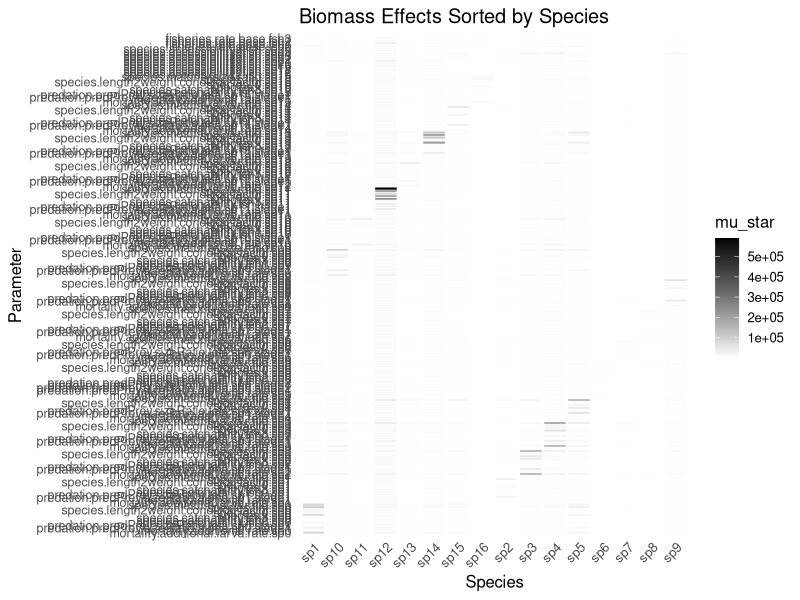

This chart was generated by the following R code:
library(data.table)
library(ggplot2)
library(viridis)  # 更美观的色带
library(stringr)
library(ggplot2)

plot_EE_heatmap <- function(
    EE_stats,
    value_col = "mu_star",
    cluster_rows = FALSE,
    cluster_cols = FALSE,
    out_file = NULL,
    base_width = 8,
    row_height = 0.25,
    title = "Elementary Effects (μ*)"
) {
  stopifnot(value_col %in% names(EE_stats))
  
  heat_dt <- dcast(EE_stats, param_name ~ species, value.var = value_col)
  
  # 保持param_name因子顺序
  heat_dt[, param_name := factor(param_name, levels = levels(EE_stats$param_name))]
  setorder(heat_dt, param_name)
  
  heat_mat <- as.matrix(heat_dt[, -1, with = FALSE])
  rownames(heat_mat) <- heat_dt$param_name
  
  if (cluster_rows) {
    row_order <- hclust(dist(heat_mat))$order
    heat_mat <- heat_mat[row_order, , drop = FALSE]
  }
  if (cluster_cols) {
    col_order <- hclust(dist(t(heat_mat)))$order
    heat_mat <- heat_mat[, col_order, drop = FALSE]
  }
  
  heat_long <- as.data.table(as.table(heat_mat))
  setnames(heat_long, c("param_name", "species", "value"))
  
  # 保持y轴因子顺序
  heat_long[, param_name := factor(param_name, levels = levels(EE_stats$param_name))]
  
  n_param <- length(levels(heat_long$param_name))
  plot_height <- max(4, n_param * row_height)
  
  p <- ggplot(heat_long, aes(x = species, y = param_name, fill = value)) +
    geom_tile(color = "white", width = 0.9, height = 0.9) +
    scale_fill_gradient(name = value_col, low = "white", high = "black") +
    theme_minimal(base_size = 12) +
    theme(
      axis.text.x = element_text(angle = 45, hjust = 1),
      axis.text.y = element_text(size = 9),
      panel.grid = element_blank()
    ) +
    labs(x = "Species", y = "Parameter", title = title)
  
  if (!is.null(out_file)) {
    ggsave(
      filename = out_file,
      plot = p,
      width = base_width,
      height = plot_height,
      units = "in",
      dpi = 300,
      limitsize = FALSE
    )
    message("✓ Heatmap saved to: ", out_file)
  } else {
    print(p)
  }
  
  invisible(p)
}

# ---- EE_stats 数据 ----
EE_stats <- fread("5.elementary_effect/biomass/EE_biomass_stats.csv")
# ---- EE_stats 是 data.table 且有 param_name 列 ----

# 假设 EE_stats 中 param_name 是参数名称（如 predation.xx.sp0）
# 提取 param_name 中的 sp 编号作为 sp_order（允许无 sp 的参数）
EE_stats[, sp_order := str_extract(param_name, "sp\\d+")]
EE_stats[, sp_order := as.integer(str_remove(sp_order, "sp"))]

# 按 sp_order 数值排序，NA（无 sp 的参数）排在最后
EE_stats[, sp_order_na := is.na(sp_order)]
setorder(EE_stats, sp_order_na, sp_order, param_name)
EE_stats[, sp_order_na := NULL]

# 现在 param_name 按排序好的顺序变成因子levels
EE_stats[, param_name := factor(param_name, levels = unique(param_name))]

# 可选：删除临时列
EE_stats[, c("sp_index", "sp_order", "is_na_sp") := NULL]

plot_EE_heatmap(
  EE_stats,
  value_col = "mu_star",
  cluster_rows = FALSE,  # 手动排序，不要再聚类
  cluster_cols = TRUE,   # 可选
  out_file = "5.elementary_effect/biomass/EE_heatmap_sorted_by_species.png",
  base_width = 10,
  row_height = 0.3,
  title = "Biomass Effects Sorted by Species"
)

